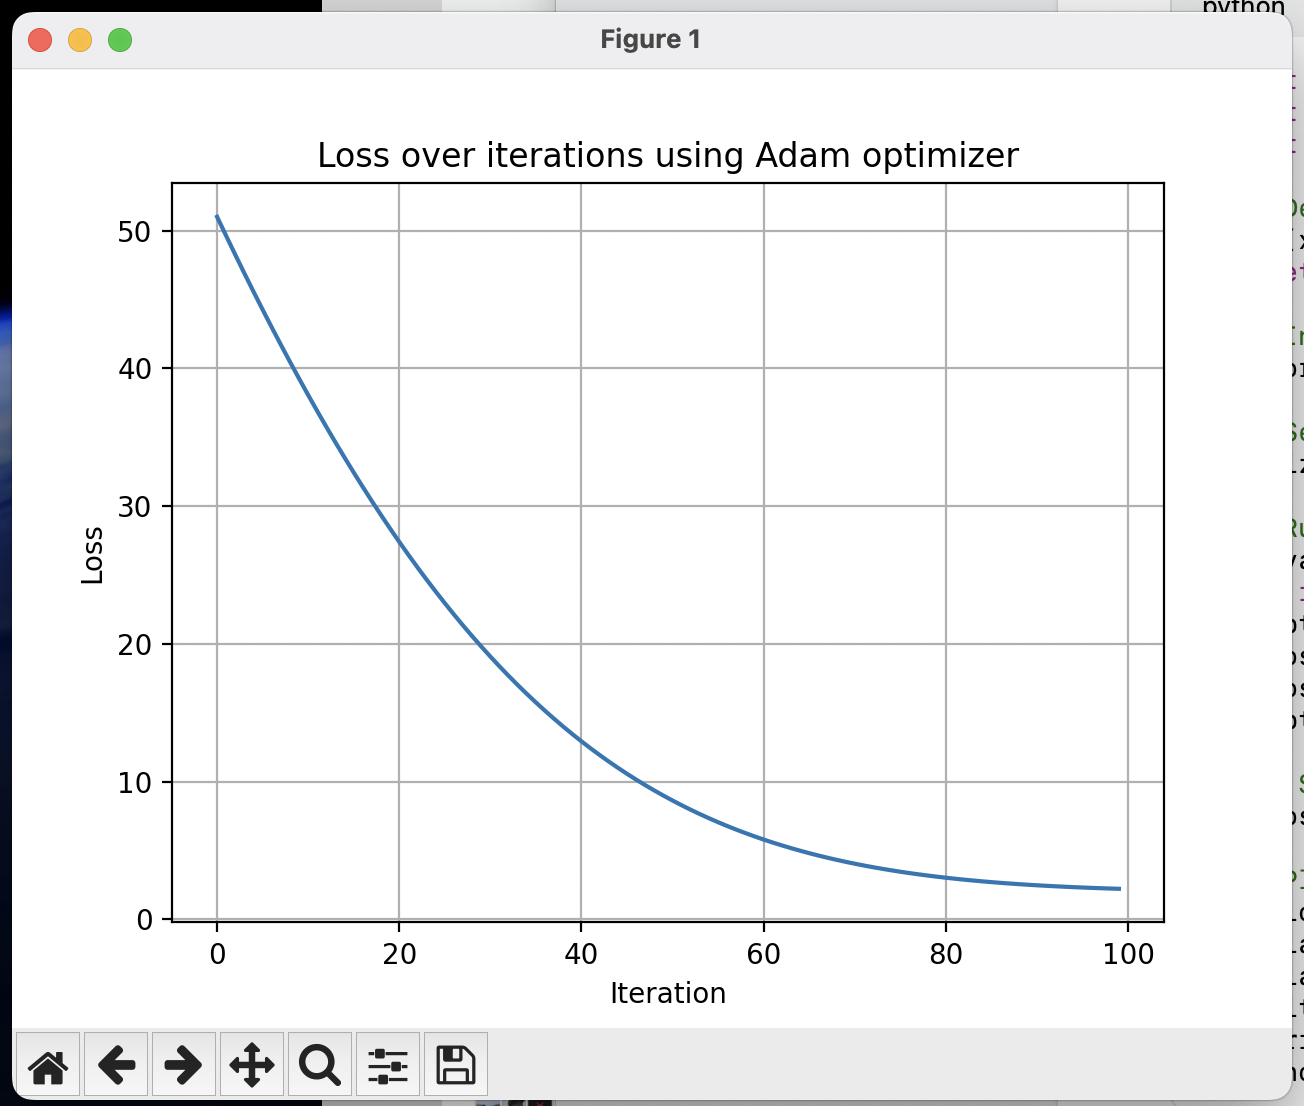

Source code (Python):
import torch
import torch.optim as optim
import matplotlib.pyplot as plt

# 1. Define a simple quadratic function
def f(x):
    return (x - 3) ** 2 + 2

# 2. Initialize a tensor with a random starting value
x = torch.tensor([10.0], requires_grad=True)

# 3. Set up the Adam optimizer
optimizer = optim.Adam([x], lr=0.1)

# 4. Run the optimization loop and track the loss
loss_values = []
for _ in range(100):
    optimizer.zero_grad()   # Zero the gradients
    loss = f(x)             # Compute the loss
    loss.backward()         # Backpropagate to compute gradients
    optimizer.step()        # Update the parameter using Adam
    
    # Store the current loss value
    loss_values.append(loss.item())

# 5. Plot the loss over iterations
plt.plot(loss_values)
plt.xlabel('Iteration')
plt.ylabel('Loss')
plt.title('Loss over iterations using Adam optimizer')
plt.grid(True)
plt.show()
